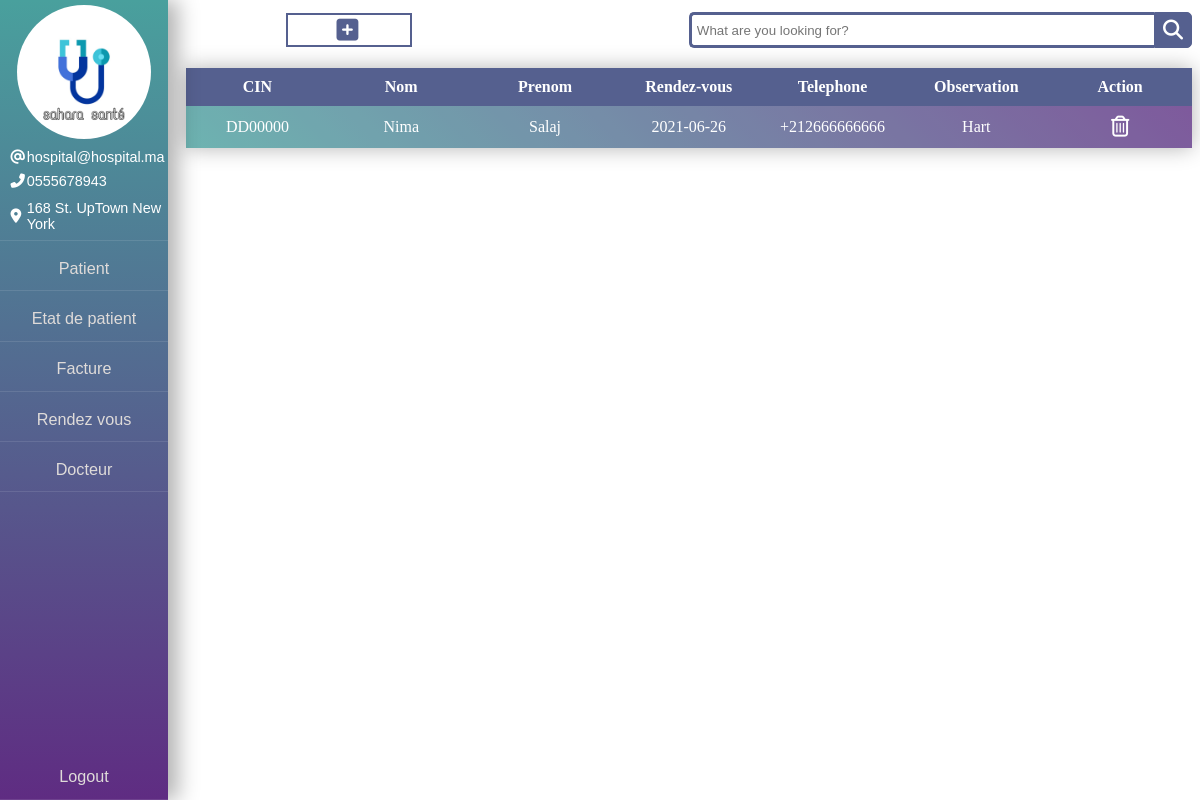
Before: /src/pages/rendez_vous.php (signed in) with the older database file.
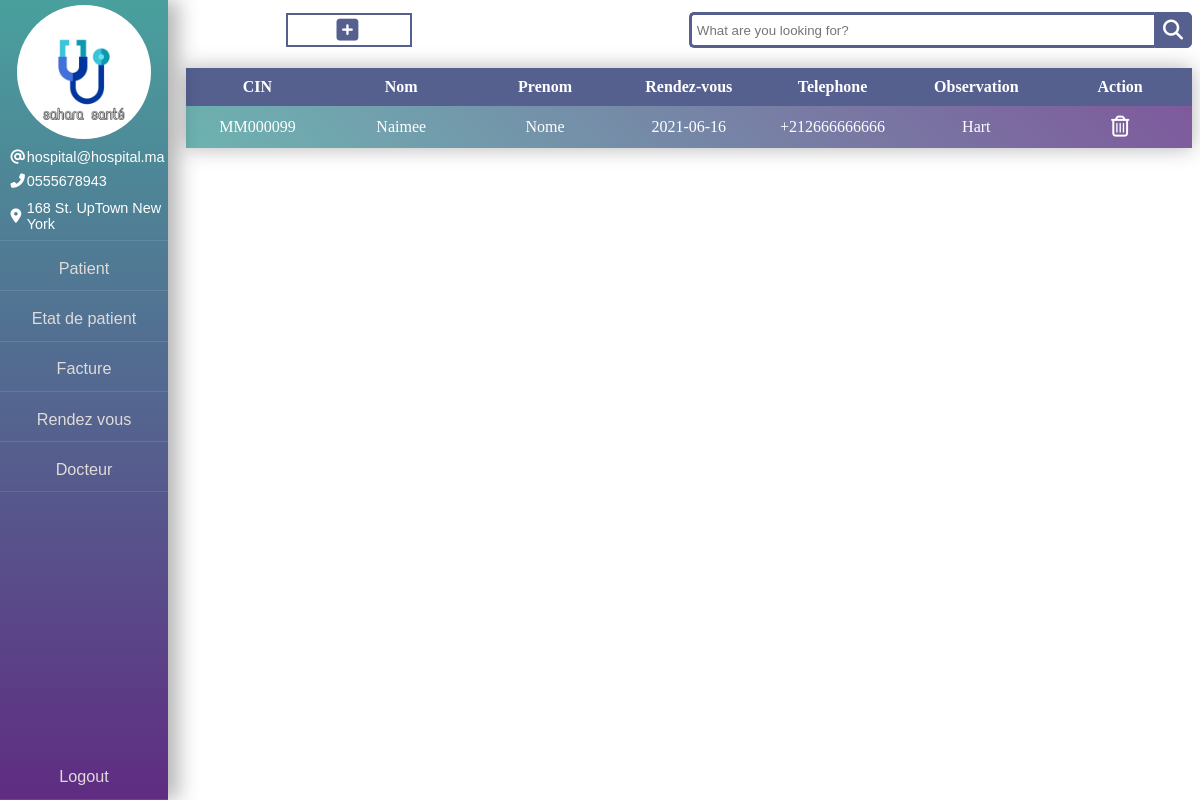
After: the same page with the newer database file.
### tables this page shows
CREATE TABLE `rendez_vous` (
  `id_RV` int(11) NOT NULL,
  `cin_P` varchar(20) NOT NULL,
  `date_RV` date NOT NULL,
  `observation` varchar(50) NOT NULL
);

CREATE TABLE `patient` (
  `cin_P` varchar(20) NOT NULL,
  `nom` varchar(20) NOT NULL,
  `prenom` varchar(20) NOT NULL,
  `sex` varchar(1) DEFAULT NULL,
  `tel` int(20) NOT NULL,
  `date_entree` date DEFAULT NULL
);

### src/pages/rendez_vous.php (the view, shortened to what this page needs)
<!DOCTYPE html>
<html>
<head>
    <link rel="stylesheet" href="../css/patient.css">
</head>
<body>
        <main class="main">
            <div class="sub_main">
                <div class="add-new">
                    <section class="container">
                        <button class="add-new-button" data-hover="Add new patient" id="add-new-button" onclick="add_new()">
                        <div><i class="fas fa-plus-square"></i></div>
                    </button>
                    </section>
                </div>
                <div class="search__div">
                    <div class="wrap">
                        <div class="search">
                            <input type="text" id="search" class="searchTerm" placeholder="What are you looking for?">
                            <button type="submit" class="searchButton">
                            <i class="fa fa-search"></i>
                        </button>
                        </div>
                    </div>
                </div>
            </div>
            <div class="container-table" id="container-table">
                <table class="table-table" id="table-table">
                    <thead class="thead-table">
                        <tr class="tr-table-head">
                            <th class="th-table">CIN</th>
                            <th class="th-table">Nom</th>
                            <th class="th-table">Prenom</th>
                            <th class="th-table">Rendez-vous</th>
                            <th class="th-table">Telephone</th>
                            <th class="th-table">Observation</th>
                            <th class="th-table">Action</th>
                        </tr>
                    </thead>
                    <tbody class="tbody-table">
                        <?php
                    include_once 'connect.php';
                    $sql = "SELECT `id_RV`, r.cin_P, p.nom, p.prenom, p.tel, `date_RV`, `observation` FROM patient p RIGHT JOIN rendez_vous r ON p.cin_P = r.cin_P";
                    $result = $conn->query($sql);
                    $i = 0;
                    if ($result->num_rows > 0) {
                        while ($row = $result->fetch_assoc()) {
                            echo '
                                    <tr class="tr-table-main row_' . $row['id_RV'] . '"';
                                    $date_RV = explode('-', $row['date_RV']);
                                    if ($date_RV[0] <= date("Y")) {
                                        if ($date_RV[1] <= date("m")) {
                                            if ($date_RV[2] <= date("d")) {
                                                echo 'style="background-color: #6f405e;"';
                                            }
                                        }
                                    }
                                    echo '>
                                        <td class="td-table cin_p">' . $row['cin_P'] . '</td>
                                        <td class="td-table nom">' . $row['nom'] . '</td>
                                        <td class="td-table prenom">' . $row['prenom'] . '</td>
                                        <td class="td-table sex-' . $i . '">' . $row['date_RV'] . '</td>
                                        <td class="td-table tele">+212' . $row['tel'] . '</td>
                                        <td class="td-table tele">' . $row['observation'] . '</td>
                                        <td class="td-table">
                                            <a onclick="varif_delete('."'".$row['cin_P']."'".')" style="cursor: pointer;"><i class="fas fa-trash-alt"></i></a>
                                            <a id="'.$row['cin_P'].'" href="delete_rendez_vous.php?cin_P='.$row['cin_P'].'"></a>
                                        </td>
                                    </tr>
                                ';
                            $i++;
                        }
                    } else {
                        echo "  <tr class='tr-table'>
                                    <td class='td-table' colspan='7'>0 results</td>
                                </tr>";
                    }
                    ?>
                    </tbody>
                </table>
            </div>
        </main>
</body>
</html>

Changed rows visible on the page:
removed rendez_vous: cin_P "DD00000", cin_P.nom "Nima", cin_P.prenom "Salaj", date_RV "2021-06-26", cin_P.tel "666666666", observation "Hart"
added rendez_vous: cin_P "MM000099", cin_P.nom "Naimee", cin_P.prenom "Nome", date_RV "2021-06-16", cin_P.tel "666666666", observation "Hart"
